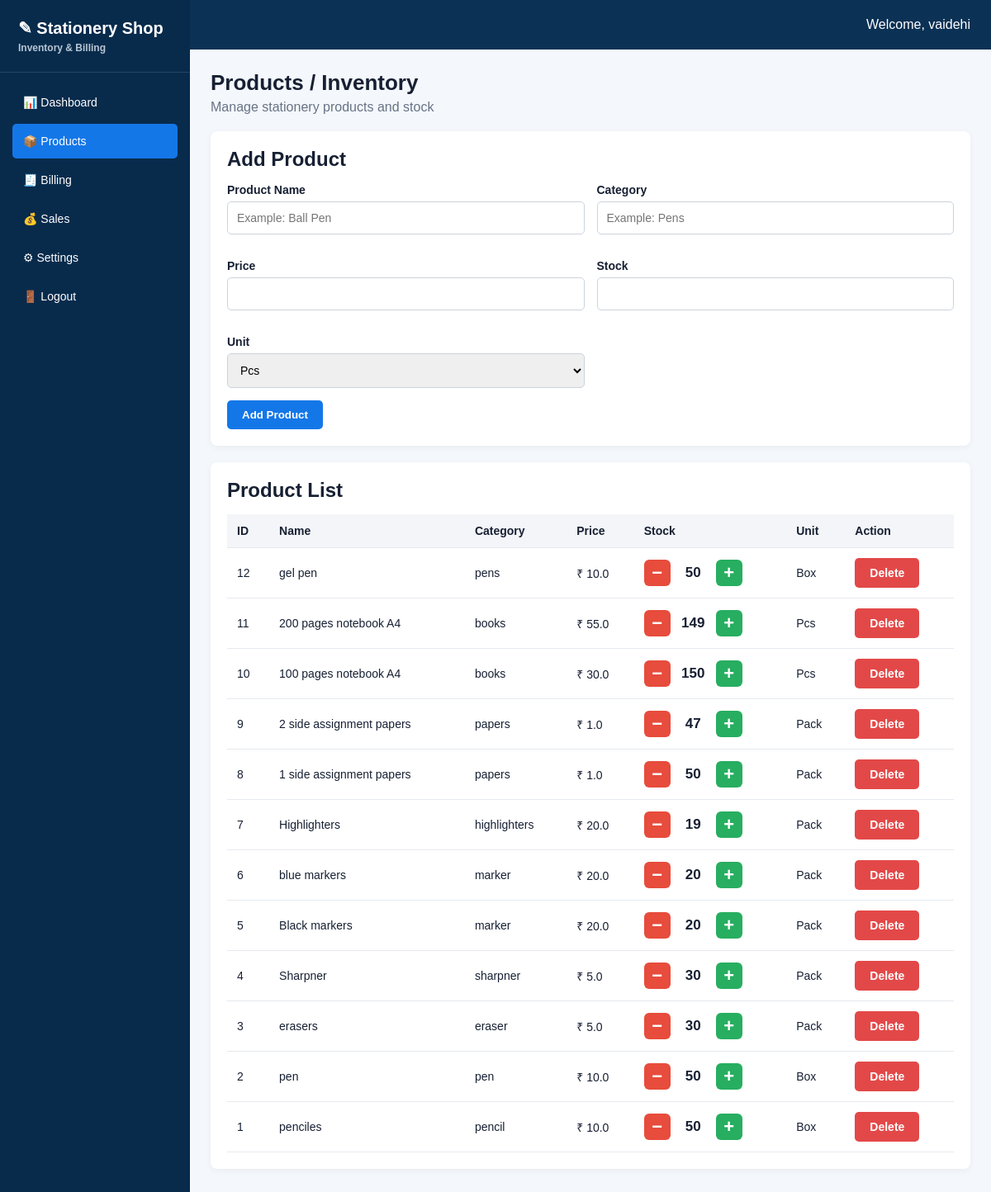
Page /products (signed in) on the earlier database version.
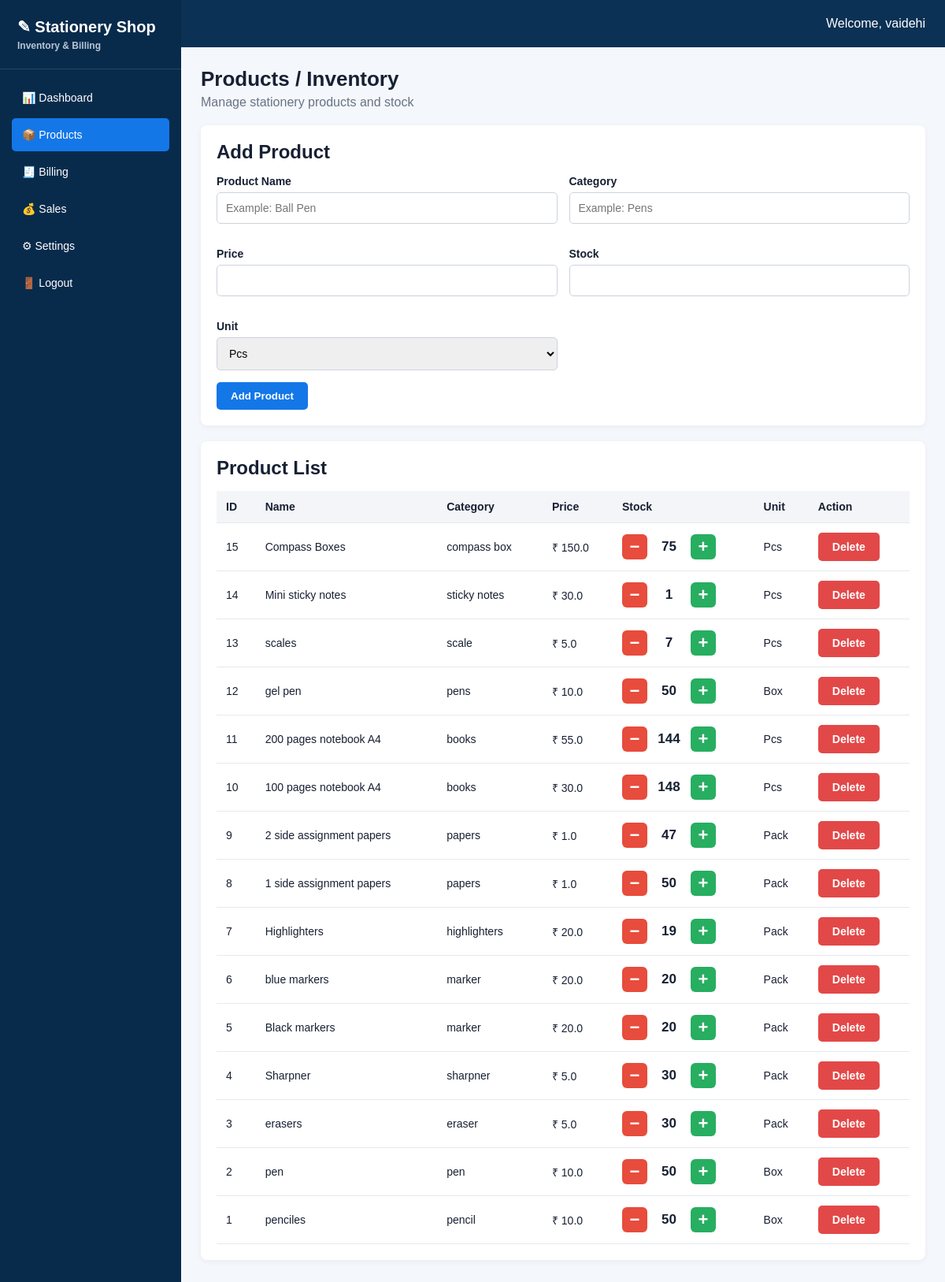
Same page on the later database version.
### tables this page shows
CREATE TABLE products (
            id INTEGER PRIMARY KEY AUTOINCREMENT,
            user_id INTEGER NOT NULL,
            name TEXT NOT NULL,
            category TEXT NOT NULL,
            price REAL NOT NULL,
            stock INTEGER NOT NULL,
            unit TEXT NOT NULL,

            FOREIGN KEY (user_id)
            REFERENCES users(id)
        );

### app.py (the view, shortened to what this page needs)
@app.route(
    "/products",
    methods=["GET", "POST"]
)
def products():
    if not login_required():
        return redirect(
            url_for("login")
        )
    user_id = session["user_id"]
    db = get_db()
    products_data = db.execute(
        """
        SELECT *

        FROM products

        WHERE user_id = ?

        ORDER BY id DESC
        """,
        (user_id,)
    ).fetchall()
    db.close()
    return render_template(
        "products.html",
        products=products_data
    )

### app.py (called while the page is built)
def get_db():
    connection = sqlite3.connect(DATABASE)
    connection.row_factory = sqlite3.Row
    return connection

def login_required():
    return "user_id" in session

### templates/products.html (shortened to what this page needs)
<!DOCTYPE html>
<html>
<head>
    <link rel="stylesheet"
          href="{{ url_for('static',
          filename='style.css') }}">
</head>
<body>
<div class="sidebar">
    <div class="logo">
        ✎ Stationery Shop
        <span>Inventory & Billing</span>
    </div>
    <div class="menu">
        <a href="/dashboard">
            📊 Dashboard
        </a>
        <a href="/products" class="active">
            📦 Products
        </a>
        <a href="/billing">
            🧾 Billing
        </a>
        <a href="/sales">
            💰 Sales
        </a>
        <a href="/settings">
            ⚙ Settings
        </a>
        <a href="/logout">
            🚪 Logout
        </a>
    </div>
</div>
<div class="main">
    <div class="topbar">
        Welcome, {{ session["username"] }}
    </div>
    <div class="content">
        <div class="page-title">
            <h1>Products / Inventory</h1>
            <p>
                Manage stationery products and stock
            </p>
        </div>
        <div class="panel">
            <h2>Add Product</h2>
            <form method="POST">
                <div class="form-grid">
                    <div class="form-group">
                        <label>Product Name</label>
                        <input
                            type="text"
                            name="name"
                            placeholder="Example: Ball Pen"
                            required
                        >
                    </div>
                    <div class="form-group">
                        <label>Category</label>
                        <input
                            type="text"
                            name="category"
                            placeholder="Example: Pens"
                            required
                        >
                    </div>
                    <div class="form-group">
                        <label>Price</label>
                        <input
                            type="number"
                            name="price"
                            step="0.01"
                            required
                        >
                    </div>
                    <div class="form-group">
                        <label>Stock</label>
                        <input
                            type="number"
                            name="stock"
                            min="0"
                            required
                        >
                    </div>
                    <div class="form-group">
                        <label>Unit</label>
                        <select name="unit">
                            <option>Pcs</option>
                        </select>
                    </div>
                </div>
                <button
                    class="btn btn-primary"
                    type="submit"
                >
                    Add Product
                </button>
            </form>
        </div>
        <div class="panel">
            <h2>Product List</h2>
            <table>
                <tr>
                    <th>ID</th>
                    <th>Name</th>
                    <th>Category</th>
                    <th>Price</th>
                    <th>Stock</th>
                    <th>Unit</th>
                    <th>Action</th>
                </tr>
                {% for product in products %}
                <tr>
                    <td>
                        {{ product["id"] }}
                    </td>
                    <td>
                        {{ product["name"] }}
                    </td>
                    <td>
                        {{ product["category"] }}
                    </td>
                    <td>
                        ₹ {{ product["price"] }}
                    </td>
                    <td>
                        <div class="stock-control">
                            <a
                                href="{{ url_for(
                                    'update_stock',
                                    id=product['id'],
                                    action='decrease'
                                ) }}"
                                class="stock-btn minus"
                            >
                                −
                            </a>
                            <span class="stock-number">
                                {{ product["stock"] }}
                            </span>
                            <a
                                href="{{ url_for(
                                    'update_stock',
                                    id=product['id'],
                                    action='increase'
                                ) }}"
                                class="stock-btn plus"
                            >
                                +
                            </a>
                        </div>
                    </td>
                    <td>
                        {{ product["unit"] }}
                    </td>
                    <td>
                        <a
                            href="/delete_product/{{ product['id'] }}"
                            class="btn btn-danger"
                            onclick="return confirm('Delete this product?')"
                        >
                            Delete
                        </a>
                    </td>
                </tr>
                {% else %}
                <tr>
                    <td colspan="7">
                        No products available.
                    </td>
                </tr>
                {% endfor %}
            </table>
        </div>
    </div>
</div>
</body>
</html>

### static/style.css (style rules this page uses)
* { box-sizing: border-box; margin: 0; padding: 0; }
body { font-family: Arial, sans-serif; background: #f4f7fb; color: #172033; }
.sidebar { position: fixed; left: 0; top: 0; bottom: 0; width: 230px; background: #082b4c; color: white; }
.logo { padding: 22px; font-size: 20px; font-weight: bold; border-bottom: 1px solid #244764; }
.logo span { display: block; font-size: 12px; color: #b9c7d5; margin-top: 5px; }
.menu { padding: 15px; }
.menu a { display: block; color: white; text-decoration: none; padding: 13px; margin-bottom: 5px; border-radius: 5px; font-size: 14px; }
.menu a:hover, .menu a.active { background: #1477e8; }
.main { margin-left: 230px; }
.topbar { height: 60px; background: #0b3155; color: white; display: flex; justify-content: flex-end; align-items: center; padding: 0 25px; }
.content { padding: 25px; }
.page-title { margin-bottom: 20px; }
.page-title h1 { font-size: 26px; }
.page-title p { color: #687386; margin-top: 5px; }
.panel { background: white; padding: 20px; border-radius: 8px; margin-bottom: 20px; box-shadow: 0 2px 8px rgba(0,0,0,0.05); }
.panel h2 { margin-bottom: 15px; }
table { width: 100%; border-collapse: collapse; }
th { background: #f3f5f8; text-align: left; }
th, td { padding: 12px; border-bottom: 1px solid #e5e9ee; font-size: 14px; }
.form-group { margin-bottom: 15px; }
.form-group label { display: block; font-weight: bold; font-size: 14px; margin-bottom: 6px; }
input, select { width: 100%; padding: 11px; border: 1px solid #ccd3dc; border-radius: 5px; font-size: 14px; }
.form-grid { display: grid; grid-template-columns: repeat(2, 1fr); gap: 15px; }
.btn { border: none; padding: 10px 18px; border-radius: 5px; cursor: pointer; font-weight: bold; text-decoration: none; display: inline-block; }
.btn-primary { background: #1477e8; color: white; }
.btn-danger { background: #e34848; color: white; }
.stock-control { display: flex; align-items: center; gap: 10px; }
.stock-btn { width: 32px; height: 32px; display: flex; align-items: center; justify-content: center; text-decoration: none; border-radius: 6px; color: white; font-size: 22px; font-weight: bold; transition: 0.3s; }
.minus { background-color: #e74c3c; }
.plus { background-color: #27ae60; }
.stock-number { min-width: 35px; text-align: center; font-weight: bold; font-size: 17px; }

Differences in the rows shown:
added products: id "15", name "Compass Boxes", category "compass box", price "150.0", stock "75", unit "Pcs"
added products: id "14", name "Mini sticky notes", category "sticky notes", price "30.0", stock "1", unit "Pcs"
added products: id "13", name "scales", category "scale", price "5.0", stock "7", unit "Pcs"
changed products "200 pages notebook A4": stock "149" → "144"
changed products "100 pages notebook A4": stock "150" → "148"
